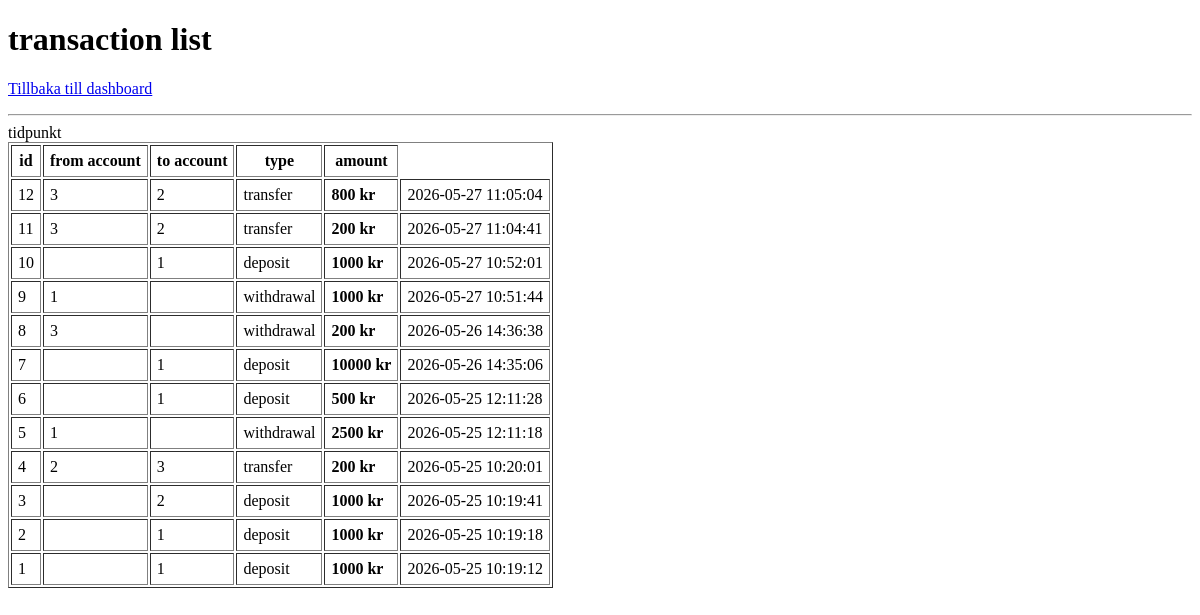
Before: /admin/transactions (signed in) with the older database file.
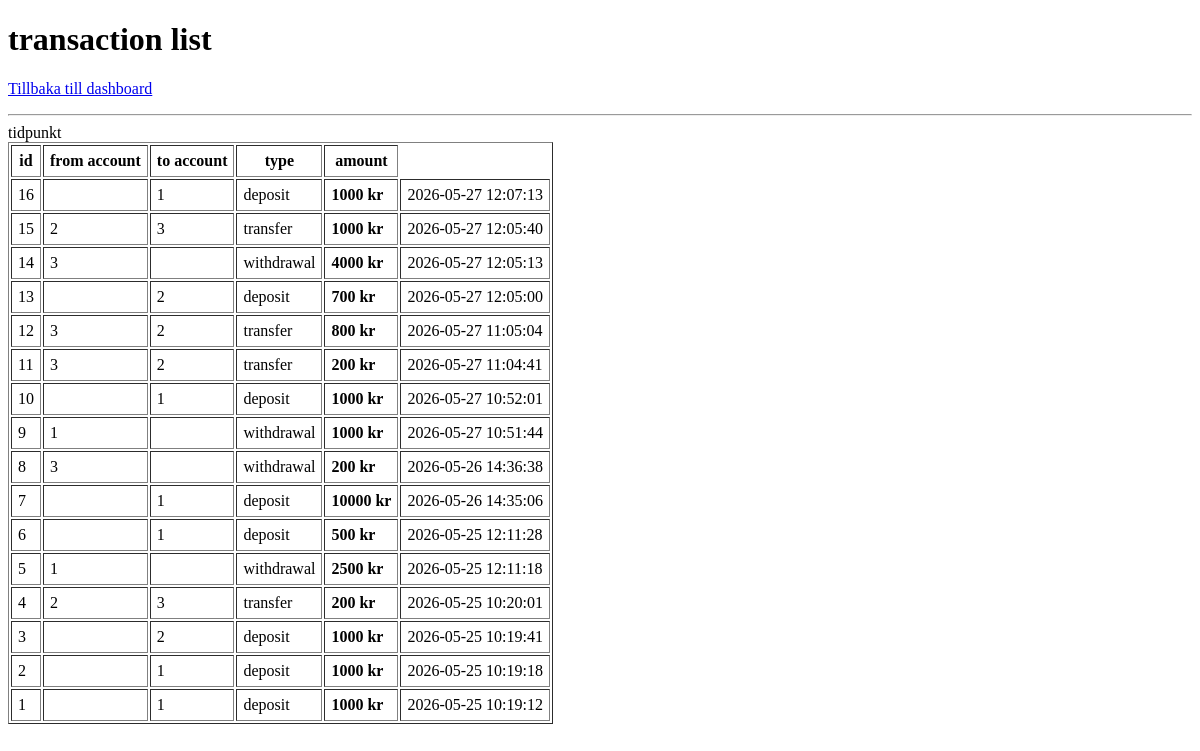
After: the same page with the newer database file.
### tables this page shows
CREATE TABLE transactions (
    id integer primary key autoincrement,
    from_account_id integer references accounts(id),
    to_account_id integer references accounts(id),
    type text not null,
    amount real not null,
    created_at text default (datetime('now'))
);

### SRC/TransactionRepository.php (called while the page is built, shortened)
<?php
class TransactionRepository {
    public function findAll() : array {
        return $this->pdo->query("select * from transactions order by created_at desc")->fetchAll();
    }
}

### SRC/helpers.php (called while the page is built, shortened)
<?php
function e(mixed $value): string
{
    return htmlspecialchars((string)$value, ENT_QUOTES, 'UTF-8');
}
?>

### templates/admin_transactions.php (the view, shortened to what this page needs)
<!DOCTYPE html>
<html lang="sv">
<head><meta charset="UTF-8"><title>Bankomat - dashboard</title></head>
<body>
    <h1>transaction list</h1>
    <p><a href="/dashboard">Tillbaka till dashboard</a></p>
    <hr>
    <table border="1" cellpadding="6">
        <tr><th>id</th><th>from account</th><th>to account</th><th>type</th><th>amount</th></tr>tidpunkt</th></tr>
        <?php foreach ($transactions as $t): ?>
            <tr>
                <td><?= e($t['id']) ?></td>
                <td><?= e($t['from_account_id']) ?></td>
                <td><?= e($t['to_account_id']) ?></td>
                <td><?= e($t['type']) ?></td>
                <td><strong><?= e($t['amount']) ?> kr</strong></td>
                <td><?= e($t['created_at']) ?></td>
            </tr>
            <?php endforeach; ?>
        </table>
    </body>
    </html>

### public/index.php (shortened to what this page needs)
<?php
$pdo = require __DIR__. '/../src/db.php';
require_once __DIR__. '/../src/helpers.php';
require_once __DIR__. '/../src/TransactionRepository.php';
$transactionRepo = new TransactionRepository($pdo);
$path = parse_url($_SERVER['REQUEST_URI'], PHP_URL_PATH);
switch ($path) {
    case '/admin/transactions':
        $transactions = $transactionRepo->findAll();
        require __DIR__ . '/../templates/admin_transactions.php';
        break;
    }
?>

Changed rows visible on the page:
added transactions: id "16", to_account "1", type "deposit", amount "1000", created_at "2026-05-27 12:07:13"
added transactions: id "15", from_account "2", to_account "3", type "transfer", amount "1000", created_at "2026-05-27 12:05:40"
added transactions: id "14", from_account "3", type "withdrawal", amount "4000", created_at "2026-05-27 12:05:13"
added transactions: id "13", to_account "2", type "deposit", amount "700", created_at "2026-05-27 12:05:00"
